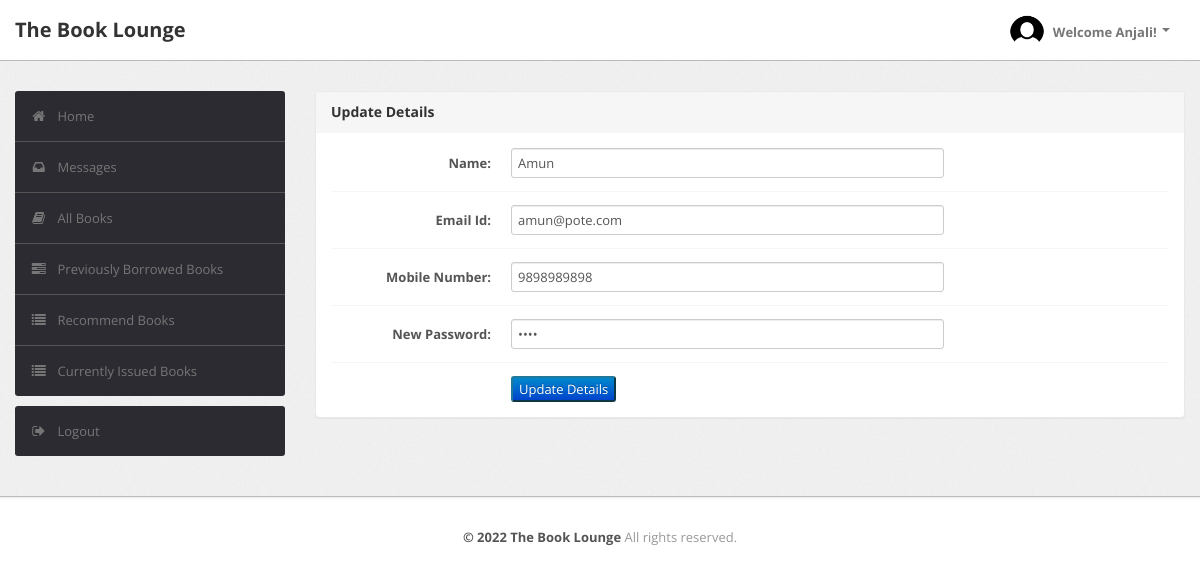
Page /user/edit_user_details.php?uid=a1 (signed in) on the committed database.
### tables this page shows
CREATE TABLE `user` (`UserId` varchar(50) NOT NULL, `Name` varchar(50) DEFAULT NULL, `Type` varchar(50) DEFAULT NULL, `EmailId` varchar(50) DEFAULT NULL, `MobNo` bigint(11) DEFAULT NULL, `Password` varchar(50) DEFAULT NULL, PRIMARY KEY (`UserId`), UNIQUE KEY `EmailId` (`EmailId`));

### user/edit_user_details.php (the view, shortened to what this page needs)
<?php
    require('dbconn.php');
?>
<?php
    if($_SESSION['UserId']){
        $uId=$_GET['uid'];
        $sql="SELECT Name from LMS.user WHERE UserId='$uId'";
        $result=mysqli_query($conn, $sql);
        $row=mysqli_fetch_row($result);
?>
<!DOCTYPE html>
<html lang="en">
    <head>
        <link type="text/css" href="bootstrap/css/bootstrap.min.css" rel="stylesheet">
        <link type="text/css" href="bootstrap/css/bootstrap-responsive.min.css" rel="stylesheet">
        <link type="text/css" href="css/theme.css" rel="stylesheet">
        <link type="text/css" href="images/icons/css/font-awesome.css" rel="stylesheet">
    </head>
    <body>
        <div class="navbar navbar-fixed-top">
            <div class="navbar-inner">
                <div class="container">
                        <a class="brand" href="index.php">The Book Lounge </a>
                    <div class="nav-collapse collapse navbar-inverse-collapse">
                        <ul class="nav pull-right">
                            <li class="nav-user dropdown"><a href="#" class="dropdown-toggle" data-toggle="dropdown">
                                <img src="images/profile.png"  class="nav-avatar"/> Welcome <?=$row[0]?>!
                                <b class="caret"></b></a>
                            </li>
                        </ul>
                    </div>
                </div>
            </div>
        </div>
        <div class="wrapper">
            <div class="container">
                <div class="row">
                    <div class="span3">
                        <div class="sidebar">
                            <ul class="widget widget-menu unstyled">
                                <li class="active"><a href="index.php?uid=<?=$uId?>"><i class="menu-icon icon-home"></i>Home
                                </a></li>
                                 <li><a href="message.php?uid=<?=$uId?>"><i class="menu-icon icon-inbox"></i>Messages</a>
                                </li>
                                <li><a href="book.php?uid=<?=$uId?>"><i class="menu-icon icon-book"></i>All Books </a></li>
                                <li><a href="history.php?uid=<?=$uId?>"><i class="menu-icon icon-tasks"></i>Previously Borrowed Books </a></li>
                                <li><a href="recommendations.php?uid=<?=$uId?>"><i class="menu-icon icon-list"></i>Recommend Books </a></li>
                                <li><a href="current.php?uid=<?=$uId?>"><i class="menu-icon icon-list"></i>Currently Issued Books </a></li>
                            </ul>
                            <ul class="widget widget-menu unstyled">
                                <li><a href="logout.php"><i class="menu-icon icon-signout"></i>Logout </a></li>
                            </ul>
                        </div>
                    </div>
                    <div class="span9">
                        <div class="module">
                            <div class="module-head">
                                <h3>Update Details</h3>
                            </div>
                            <div class="module-body">
                                <?php
                                $userId = $_SESSION['UserId'];
                                $sql="select * from LMS.user where UserId='$userId'";
                                $result=$conn->query($sql);
                                $row=$result->fetch_assoc();
                                $name=$row['Name'];
                                $email=$row['EmailId'];
                                $mobno=$row['MobNo'];
                                $pswd=$row['Password'];
                                ?>
                                <form class="form-horizontal row-fluid" action="edit_user_details.php?uid=<?php echo $uId ?>" method="post">
                                    <div class="control-group">
                                        <label class="control-label" for="Name"><b>Name:</b></label>
                                        <div class="controls">
                                            <input type="text" id="Name" name="Name" value= "<?php echo $name?>" class="span8" required>
                                        </div>
                                    </div>
                                    <div class="control-group">
                                        <label class="control-label" for="EmailId"><b>Email Id:</b></label>
                                        <div class="controls">
                                            <input type="text" id="EmailId" name="EmailId" value= "<?php echo $email?>" class="span8" required>
                                        </div>
                                    </div>
                                    <div class="control-group">
                                        <label class="control-label" for="MobNo"><b>Mobile Number:</b></label>
                                        <div class="controls">
                                            <input type="text" id="MobNo" name="MobNo" value= "<?php echo $mobno?>" class="span8" required>
                                        </div>
                                    </div>
                                    <div class="control-group">
                                        <label class="control-label" for="Password"><b>New Password:</b></label>
                                        <div class="controls">
                                            <input type="password" id="Password" name="Password"  value= "<?php echo $pswd?>" class="span8" required>
                                        </div>
                                    </div>
                                    <div class="control-group">
                                            <div class="controls">
                                                <button type="submit" name="submit"class="btn-primary"><center>Update Details</center></button>
                                            </div>
                                        </div>
                                </form>
                        </div>
                        </div>
                    </div>
                </div>
            </div>
        </div>
<div class="footer">
            <div class="container">
                <center><b class="copyright">&copy; 2022 The Book Lounge </b>All rights reserved.</center>
            </div>
        </div>
    </body>
</html>
<?php }
else {
    echo "<script type='text/javascript'>alert('Access Denied!!!')</script>";
} ?>

### user/css/theme.css (style rules this page uses)
body { font-size: 13px; font-family: 'Open Sans', Arial, sans-serif; background: #fff; color: #777 }
h1, h2, h3, h4, h5, h6 { color: #333; margin-top: 0 }
h3 { font-size: 20px }
strong, b { color: #555 }
.wrapper { background: url(../images/bg.png) #eee; border-bottom: 1px solid #bbb; -webkit-box-shadow: 0 1px 2px rgba(0,0,0,0.1); -moz-box-shadow: 0 1px 2px rgba(0,0,0,0.1); box-shadow: 0 1px 2px rgba(0,0,0,0.1); padding: 30px 0 }
.footer { color: #999; padding: 30px 0 60px }
form { margin: 0 }
select, textarea, input[type="text"], input[type="password"], input[type="datetime"], input[type="datetime-local"], input[type="date"], input[type="month"], input[type="time"], input[type="week"], input[type="number"], input[type="email"], input[type="url"], input[type="search"], input[type="tel"], input[type="color"], .uneditable-input, label, input, button, select, textarea { -webkit-border-radius: 3px; -moz-border-radius: 3px; border-radius: 3px; font-size: 13px; font-family: 'Open Sans', Tahoma, Arial, sans-serif }
body [class^="icon-"], body [class*=" icon-"] { font-size: 14px; line-height: 20px; height: 20px }
.module { background: #fff; -webkit-border-radius: 3px; -moz-border-radius: 3px; border-radius: 3px; border: 1px solid #ccc; border-bottom-color: #bbb; -webkit-box-shadow: 0 0 1px rgba(0,0,0,0.2); -moz-box-shadow: 0 0 1px rgba(0,0,0,0.2); box-shadow: 0 0 1px rgba(0,0,0,0.2); margin-bottom: 30px }
.form-horizontal .control-group, .form-vertical .control-group { margin-bottom: 0 }
.form-horizontal .control-group+.control-group, .form-vertical .control-group+.control-group { margin-top: 13px; padding-top: 13px; border-top: 1px solid #f5f5f5 }
.navbar { position: static!important; margin: 0!important }
.navbar .navbar-inner { background: #fff; border-bottom: 1px solid #bbb; -webkit-box-shadow: 0 1px 2px rgba(0,0,0,0.15); -moz-box-shadow: 0 1px 2px rgba(0,0,0,0.15); box-shadow: 0 1px 2px rgba(0,0,0,0.15) }
.navbar .brand { color: #333; font-weight: bold; font-size: 20px; margin-right: 20px; padding: 20px }
.navbar .nav>li>a { padding: 20px 15px; font-weight: bold; color: #777 }
.nav-user>a { height: 20px }
.nav-avatar { width: 34px; height: 34px; margin: -7px 5px 0 0; -webkit-border-radius: 50%; -moz-border-radius: 50%; border-radius: 50% }
.btn-primary { color: #fff; background-color: #248aaf; border-color: #20799a }
.widget-menu { background: #fff; -webkit-border-radius: 3px; -moz-border-radius: 3px; border-radius: 3px; overflow: hidden }
.widget-menu a { color: #555; display: block; line-height: 20px; padding: 15px; text-decoration: none!important }
.widget-menu .menu-icon { margin-right: 10px; color: #767676; -webkit-transition: all .2s ease-in-out; -moz-transition: all .2s ease-in-out; transition: all .2s ease-in-out; }
.widget-menu>li+li { border-top: 1px solid #555 }
.widget-menu>li>a { background-color: #2d2b32; color: #767676; -webkit-transition: all .2s ease-in-out; -moz-transition: all .2s ease-in-out; transition: all .2s ease-in-out; }
.module { box-shadow: 0 0 3px rgba(0,0,0,.1); border-color: #e9e9e9; margin-bottom: 20px; background-color: #fff; border-radius: 4px; -webkit-box-shadow: 0 1px 1px rgba(0,0,0,.05); box-shadow: 0 1px 1px rgba(0,0,0,.05); }
.module-head { color: #767676; background-color: #f6f6f6; border-color: #e9e9e9; padding: 10px 15px; border-bottom: 1px solid transparent; border-top-right-radius: 3px; border-top-left-radius: 3px; }
.module-head h3 { font-size: 14px; line-height: 20px; height: 20px; margin: 0 }
.module-body { padding: 15px }

### rows in the picture
user: Name "Anjali"
user: Name "Amun", EmailId "amun@pote.com", MobNo "9898989898"
